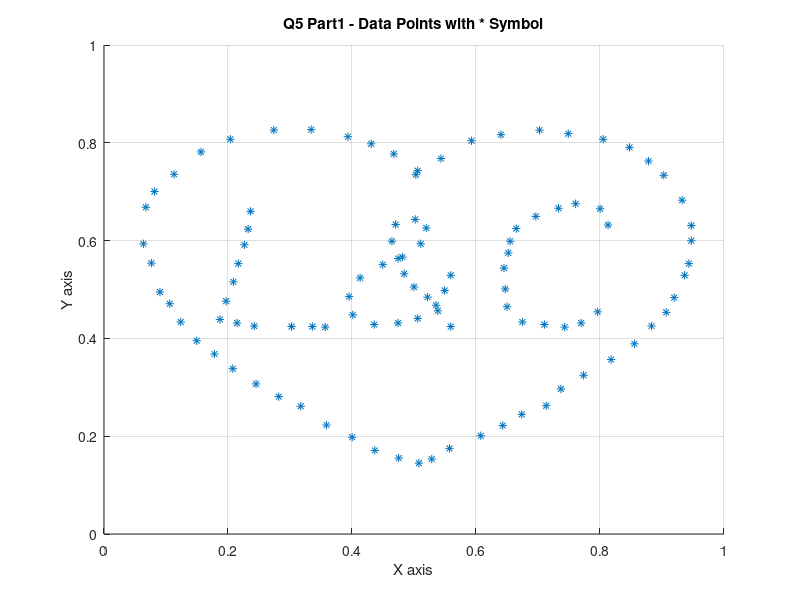

Write MATLAB code to recreate this figure.
clear;
mdata=load('data.mat');

hold on;
title('Q5 Part1 - Data Points with * Symbol');
xlabel('X axis'); % x-axis label
ylabel('Y axis'); % y-axis label

% axes('position', [0.1, 0.1, 0.8, 0.8]); % setup the axes
% axis equal; % Tip: use axis equal to avoid scaling issues

plot(mdata.x, mdata.y, '*');
grid on;
